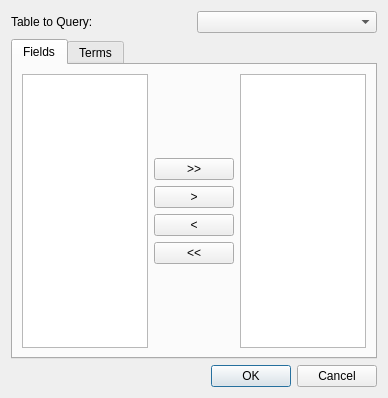
<?xml version="1.0" encoding="UTF-8"?>
<ui version="4.0">
 <class>QueryEditorDialog</class>
 <widget class="QDialog" name="QueryEditorDialog">
  <property name="geometry">
   <rect>
    <x>0</x>
    <y>0</y>
    <width>388</width>
    <height>398</height>
   </rect>
  </property>
  <property name="windowTitle">
   <string>Build Query</string>
  </property>
  <property name="windowIcon">
   <iconset resource="icons/icons.qrc">
    <normaloff>:/icons/db_add.png</normaloff>:/icons/db_add.png</iconset>
  </property>
  <layout class="QGridLayout" name="gridLayout_2">
   <item row="0" column="0">
    <layout class="QHBoxLayout" name="horizontalLayout">
     <item>
      <widget class="QLabel" name="label">
       <property name="text">
        <string>Table to Query:</string>
       </property>
      </widget>
     </item>
     <item>
      <widget class="QComboBox" name="tableList"/>
     </item>
    </layout>
   </item>
   <item row="1" column="0">
    <widget class="QTabWidget" name="tabWidget">
     <property name="currentIndex">
      <number>0</number>
     </property>
     <widget class="QWidget" name="tab">
      <attribute name="title">
       <string>Fields</string>
      </attribute>
      <layout class="QGridLayout" name="gridLayout">
       <item row="0" column="0">
        <widget class="QListView" name="columnView">
         <property name="selectionMode">
          <enum>QAbstractItemView::MultiSelection</enum>
         </property>
        </widget>
       </item>
       <item row="0" column="1">
        <layout class="QVBoxLayout" name="verticalLayout">
         <item>
          <spacer name="verticalSpacer_2">
           <property name="orientation">
            <enum>Qt::Vertical</enum>
           </property>
           <property name="sizeHint" stdset="0">
            <size>
             <width>20</width>
             <height>28</height>
            </size>
           </property>
          </spacer>
         </item>
         <item>
          <widget class="QPushButton" name="addAllButton">
           <property name="text">
            <string>&gt;&gt;</string>
           </property>
          </widget>
         </item>
         <item>
          <widget class="QPushButton" name="addButton">
           <property name="text">
            <string>&gt;</string>
           </property>
          </widget>
         </item>
         <item>
          <widget class="QPushButton" name="removeButton">
           <property name="text">
            <string>&lt;</string>
           </property>
          </widget>
         </item>
         <item>
          <widget class="QPushButton" name="removeAllButton">
           <property name="text">
            <string>&lt;&lt;</string>
           </property>
          </widget>
         </item>
         <item>
          <spacer name="verticalSpacer">
           <property name="orientation">
            <enum>Qt::Vertical</enum>
           </property>
           <property name="sizeHint" stdset="0">
            <size>
             <width>20</width>
             <height>27</height>
            </size>
           </property>
          </spacer>
         </item>
        </layout>
       </item>
       <item row="0" column="2">
        <widget class="QListView" name="selectView">
         <property name="selectionMode">
          <enum>QAbstractItemView::MultiSelection</enum>
         </property>
        </widget>
       </item>
      </layout>
     </widget>
     <widget class="QWidget" name="tab_2">
      <attribute name="title">
       <string>Terms</string>
      </attribute>
      <layout class="QGridLayout" name="gridLayout_3">
       <item row="0" column="0">
        <widget class="QRadioButton" name="andButton">
         <property name="text">
          <string>Match all of the following terms</string>
         </property>
         <property name="checked">
          <bool>true</bool>
         </property>
        </widget>
       </item>
       <item row="1" column="0">
        <widget class="QRadioButton" name="orButton">
         <property name="text">
          <string>Match any of the following terms</string>
         </property>
        </widget>
       </item>
       <item row="2" column="0">
        <widget class="QScrollArea" name="scrollArea">
         <property name="widgetResizable">
          <bool>true</bool>
         </property>
         <widget class="QWidget" name="scrollAreaWidgetContents">
          <property name="geometry">
           <rect>
            <x>0</x>
            <y>0</y>
            <width>344</width>
            <height>200</height>
           </rect>
          </property>
         </widget>
        </widget>
       </item>
       <item row="3" column="0">
        <layout class="QHBoxLayout" name="horizontalLayout_2">
         <item>
          <spacer name="horizontalSpacer">
           <property name="orientation">
            <enum>Qt::Horizontal</enum>
           </property>
           <property name="sizeHint" stdset="0">
            <size>
             <width>284</width>
             <height>20</height>
            </size>
           </property>
          </spacer>
         </item>
         <item>
          <widget class="QPushButton" name="moreButton">
           <property name="text">
            <string>More</string>
           </property>
          </widget>
         </item>
         <item>
          <widget class="QPushButton" name="lessButton">
           <property name="enabled">
            <bool>false</bool>
           </property>
           <property name="text">
            <string>Less</string>
           </property>
          </widget>
         </item>
        </layout>
       </item>
      </layout>
     </widget>
    </widget>
   </item>
   <item row="2" column="0">
    <widget class="QDialogButtonBox" name="buttonBox">
     <property name="orientation">
      <enum>Qt::Horizontal</enum>
     </property>
     <property name="standardButtons">
      <set>QDialogButtonBox::Cancel|QDialogButtonBox::Ok</set>
     </property>
    </widget>
   </item>
  </layout>
 </widget>
 <resources>
  <include location="icons/icons.qrc"/>
 </resources>
 <connections>
  <connection>
   <sender>buttonBox</sender>
   <signal>accepted()</signal>
   <receiver>QueryEditorDialog</receiver>
   <slot>accept()</slot>
   <hints>
    <hint type="sourcelabel">
     <x>248</x>
     <y>254</y>
    </hint>
    <hint type="destinationlabel">
     <x>157</x>
     <y>274</y>
    </hint>
   </hints>
  </connection>
  <connection>
   <sender>buttonBox</sender>
   <signal>rejected()</signal>
   <receiver>QueryEditorDialog</receiver>
   <slot>reject()</slot>
   <hints>
    <hint type="sourcelabel">
     <x>316</x>
     <y>260</y>
    </hint>
    <hint type="destinationlabel">
     <x>286</x>
     <y>274</y>
    </hint>
   </hints>
  </connection>
 </connections>
</ui>
